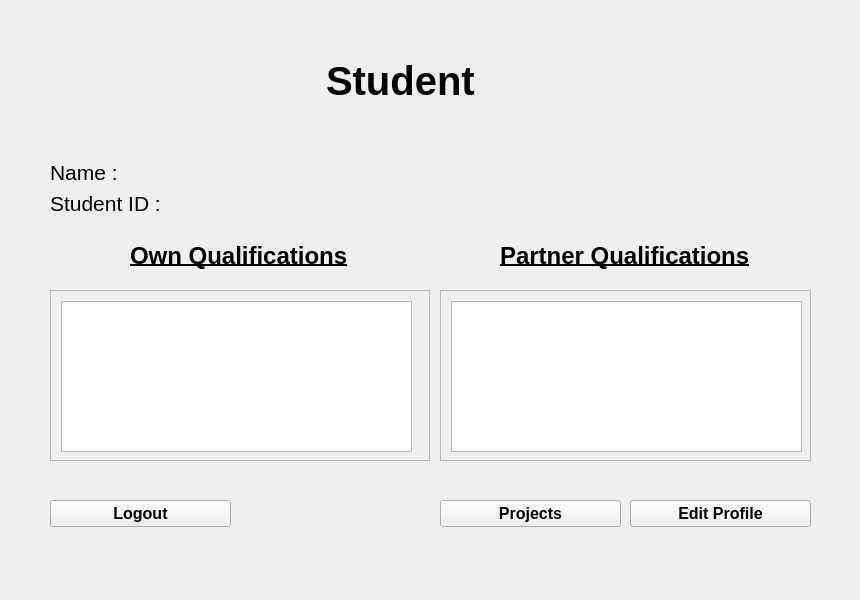
<?xml version="1.0" encoding="UTF-8"?>
<ui version="4.0">
 <class>StudentProfilePage</class>
 <widget class="QWidget" name="StudentProfilePage">
  <property name="geometry">
   <rect>
    <x>0</x>
    <y>0</y>
    <width>860</width>
    <height>600</height>
   </rect>
  </property>
  <property name="windowTitle">
   <string>Form</string>
  </property>
  <widget class="QScrollArea" name="scrollArea">
   <property name="geometry">
    <rect>
     <x>50</x>
     <y>290</y>
     <width>380</width>
     <height>171</height>
    </rect>
   </property>
   <property name="widgetResizable">
    <bool>true</bool>
   </property>
   <widget class="QWidget" name="scrollAreaWidgetContents">
    <property name="geometry">
     <rect>
      <x>0</x>
      <y>0</y>
      <width>378</width>
      <height>169</height>
     </rect>
    </property>
    <widget class="QListWidget" name="ownQList">
     <property name="geometry">
      <rect>
       <x>10</x>
       <y>10</y>
       <width>351</width>
       <height>151</height>
      </rect>
     </property>
    </widget>
   </widget>
  </widget>
  <widget class="QScrollArea" name="scrollArea_2">
   <property name="geometry">
    <rect>
     <x>440</x>
     <y>290</y>
     <width>371</width>
     <height>171</height>
    </rect>
   </property>
   <property name="widgetResizable">
    <bool>true</bool>
   </property>
   <widget class="QWidget" name="scrollAreaWidgetContents_2">
    <property name="geometry">
     <rect>
      <x>0</x>
      <y>0</y>
      <width>369</width>
      <height>169</height>
     </rect>
    </property>
    <widget class="QListWidget" name="partnerQList">
     <property name="geometry">
      <rect>
       <x>10</x>
       <y>10</y>
       <width>351</width>
       <height>151</height>
      </rect>
     </property>
    </widget>
   </widget>
  </widget>
  <widget class="QPushButton" name="pushButton">
   <property name="geometry">
    <rect>
     <x>630</x>
     <y>500</y>
     <width>181</width>
     <height>27</height>
    </rect>
   </property>
   <property name="font">
    <font>
     <pointsize>12</pointsize>
     <weight>75</weight>
     <bold>true</bold>
    </font>
   </property>
   <property name="text">
    <string>Edit Profile</string>
   </property>
  </widget>
  <widget class="QPushButton" name="projectsButton">
   <property name="geometry">
    <rect>
     <x>440</x>
     <y>500</y>
     <width>181</width>
     <height>27</height>
    </rect>
   </property>
   <property name="font">
    <font>
     <pointsize>12</pointsize>
     <weight>75</weight>
     <bold>true</bold>
    </font>
   </property>
   <property name="text">
    <string>Projects</string>
   </property>
  </widget>
  <widget class="QPushButton" name="pushButton_3">
   <property name="geometry">
    <rect>
     <x>50</x>
     <y>500</y>
     <width>181</width>
     <height>27</height>
    </rect>
   </property>
   <property name="font">
    <font>
     <pointsize>12</pointsize>
     <weight>75</weight>
     <bold>true</bold>
    </font>
   </property>
   <property name="text">
    <string>Logout</string>
   </property>
  </widget>
  <widget class="QLabel" name="label_3">
   <property name="geometry">
    <rect>
     <x>130</x>
     <y>240</y>
     <width>221</width>
     <height>31</height>
    </rect>
   </property>
   <property name="font">
    <font>
     <pointsize>18</pointsize>
     <weight>75</weight>
     <bold>true</bold>
     <underline>true</underline>
    </font>
   </property>
   <property name="text">
    <string>Own Qualifications</string>
   </property>
  </widget>
  <widget class="QLabel" name="label_4">
   <property name="geometry">
    <rect>
     <x>500</x>
     <y>240</y>
     <width>261</width>
     <height>31</height>
    </rect>
   </property>
   <property name="font">
    <font>
     <pointsize>18</pointsize>
     <weight>75</weight>
     <bold>true</bold>
     <underline>true</underline>
    </font>
   </property>
   <property name="text">
    <string>Partner Qualifications</string>
   </property>
  </widget>
  <widget class="QWidget" name="verticalLayoutWidget_2">
   <property name="geometry">
    <rect>
     <x>290</x>
     <y>10</y>
     <width>221</width>
     <height>141</height>
    </rect>
   </property>
   <layout class="QVBoxLayout" name="verticalLayout_3">
    <item alignment="Qt::AlignHCenter">
     <widget class="QLabel" name="label_5">
      <property name="font">
       <font>
        <pointsize>30</pointsize>
        <weight>75</weight>
        <bold>true</bold>
       </font>
      </property>
      <property name="text">
       <string>Student</string>
      </property>
     </widget>
    </item>
   </layout>
  </widget>
  <widget class="QWidget" name="formLayoutWidget">
   <property name="geometry">
    <rect>
     <x>50</x>
     <y>160</y>
     <width>761</width>
     <height>61</height>
    </rect>
   </property>
   <layout class="QFormLayout" name="formLayout">
    <property name="fieldGrowthPolicy">
     <enum>QFormLayout::AllNonFixedFieldsGrow</enum>
    </property>
    <item row="0" column="0">
     <widget class="QLabel" name="nameLabel">
      <property name="font">
       <font>
        <pointsize>16</pointsize>
       </font>
      </property>
      <property name="text">
       <string>Name :</string>
      </property>
     </widget>
    </item>
    <item row="0" column="1">
     <widget class="QLabel" name="stuNameLabel">
      <property name="font">
       <font>
        <pointsize>16</pointsize>
       </font>
      </property>
      <property name="text">
       <string/>
      </property>
     </widget>
    </item>
    <item row="1" column="0">
     <widget class="QLabel" name="studentIdLabel">
      <property name="font">
       <font>
        <pointsize>16</pointsize>
       </font>
      </property>
      <property name="text">
       <string>Student ID :</string>
      </property>
     </widget>
    </item>
    <item row="1" column="1">
     <widget class="QLabel" name="stuIdLabel">
      <property name="font">
       <font>
        <pointsize>16</pointsize>
       </font>
      </property>
      <property name="text">
       <string/>
      </property>
     </widget>
    </item>
   </layout>
  </widget>
 </widget>
 <resources/>
 <connections/>
</ui>
